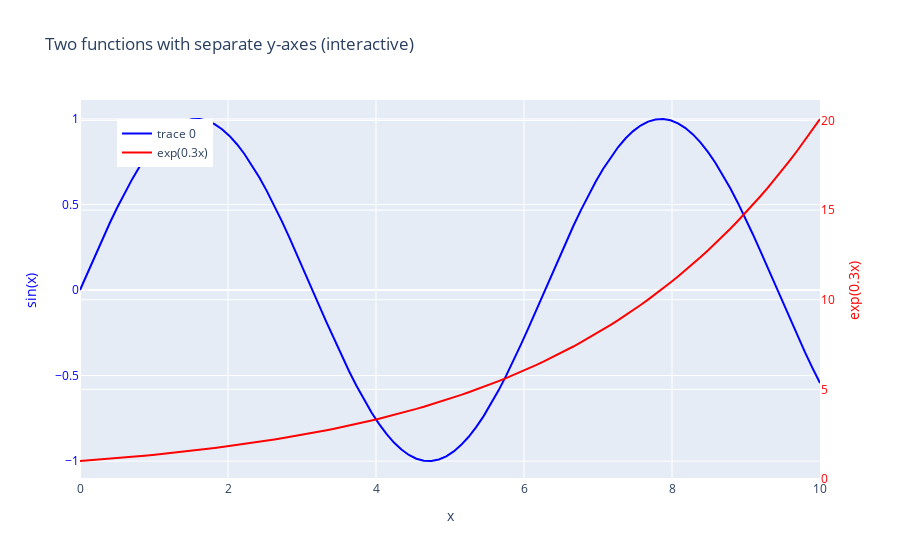

The notebook cell saved with this chart:
### Code cell
import plotly.graph_objects as go
import numpy as np

# Example data
x = np.linspace(0, 10, 100)
y1 = np.sin(x)
y2 = np.exp(0.3 * x)

# Create figure
fig = go.Figure()

# Left y-axis trace
fig.add_trace(go.Scatter(
    x=x, y=y1,
    mode='lines',
    name='sin(x)',
    line=dict(color='blue')
))

# Right y-axis trace
fig.add_trace(go.Scatter(
    x=x, y=y2,
    mode='lines',
    name='exp(0.3x)',
    line=dict(color='red'),
    yaxis='y2'  # <- Assign to second y-axis
))

# Define the two y-axes
fig.update_layout(
    title='Two functions with separate y-axes (interactive)',
    xaxis=dict(title='x'),
    yaxis=dict(title='sin(x)', color='blue'),
    yaxis2=dict(
        title='exp(0.3x)',
        color='red',
        overlaying='y',   # share same x-axis
        side='right'      # position on right
    ),
    legend=dict(x=0.05, y=0.95),
    hovermode='x unified'
)

fig.show()
